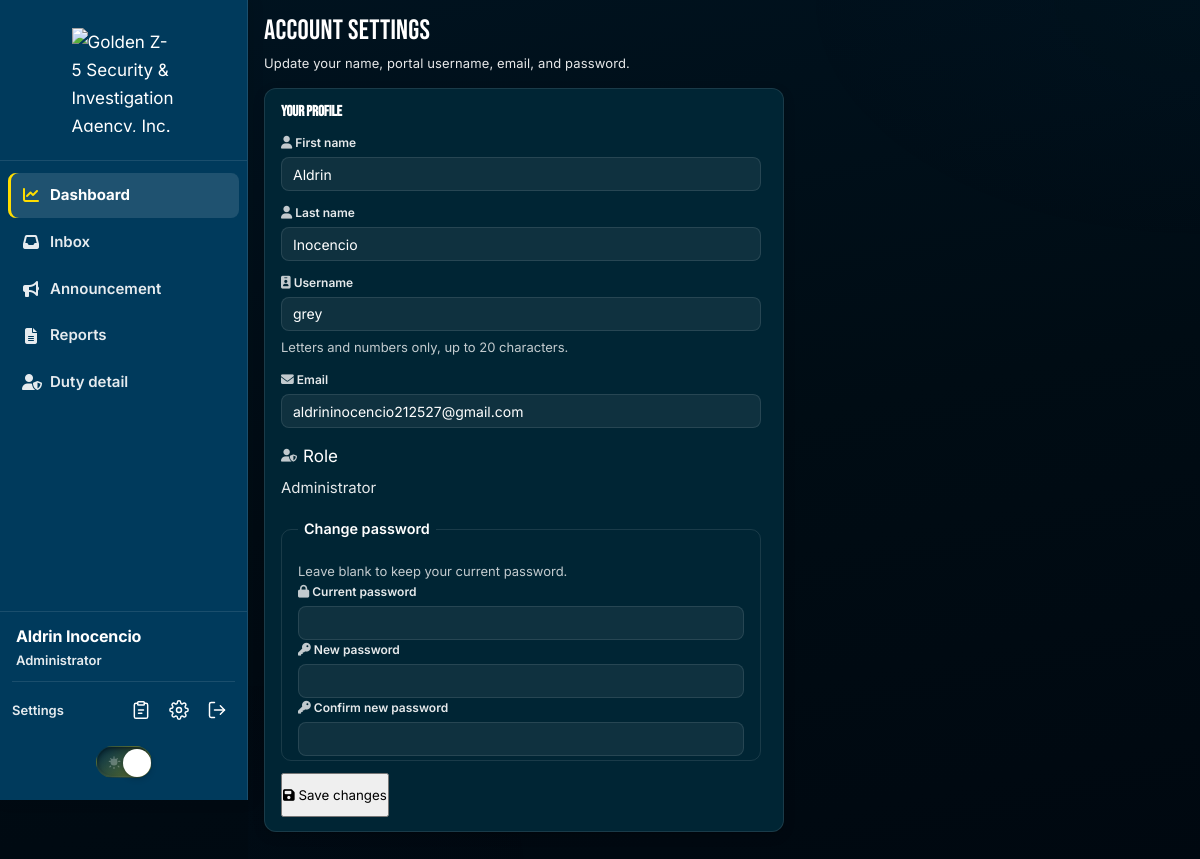
The app's page /admin/settings.php (signed in) with its own data.
### tables this page shows
CREATE TABLE `users` (
  `Company_ID` varchar(13) NOT NULL,
  `Email` varchar(255) NOT NULL,
  `First_Name` varchar(64) DEFAULT NULL,
  `Last_Name` varchar(64) DEFAULT NULL,
  `password_hash` varchar(255) NOT NULL,
  `role_id` tinyint(3) UNSIGNED DEFAULT NULL,
  `role` tinyint(3) UNSIGNED NOT NULL DEFAULT 0 COMMENT '0=headguard,1=admin,2=superadmin',
  `is_active` tinyint(1) NOT NULL DEFAULT 1,
  `failed_login_attempts` tinyint(3) UNSIGNED NOT NULL DEFAULT 0,
  `locked_until` datetime DEFAULT NULL,
  `last_login_at` datetime DEFAULT NULL,
  `password_changed_at` datetime DEFAULT NULL,
  `created_at` timestamp NOT NULL DEFAULT current_timestamp(),
  `updated_at` timestamp NULL DEFAULT current_timestamp() ON UPDATE current_timestamp()
);

### admin/settings.php (called while the page is built, shortened)
<?php
require_once __DIR__ . '/../includes/account_settings_layout.php';
account_settings_run_page(
    __DIR__ . '/../includes/admin_sidebar.php',
    'adminNavActive',
    'settings',
    'light-mode'
);

### includes/db.php (called while the page is built, shortened)
<?php
function db_bind(PDOStatement $stmt, string $types, array $params): void
{
    foreach ($params as $index => $value) {
        $type = $types[$index] ?? 's';
        $paramType = match ($type) {
            'i' => PDO::PARAM_INT,
            'b' => PDO::PARAM_LOB,
            default => PDO::PARAM_STR,
        };
        $stmt->bindValue($index + 1, $value, $paramType);
    }
}
function db_query(PDO $conn, string $sql, string $types = '', array $params = []): PDOStatement|false
{
    try {
        $stmt = $conn->prepare($sql);
        db_bind($stmt, $types, $params);
        $stmt->execute();
        return $stmt;
    } catch (PDOException $e) {
        error_log('db_query failed: ' . $e->getMessage());
        return false;
    }
}
function db_fetch_one(PDO $conn, string $sql, string $types = '', array $params = []): ?array
{
    $stmt = db_query($conn, $sql, $types, $params);
    $row = $stmt->fetch(PDO::FETCH_ASSOC);
    return $row === false ? null : $row;
}
function db_column_exists(PDO $conn, string $table, string $column): bool
{
    return db_fetch_one(
        $conn,
        'SELECT 1 FROM information_schema.COLUMNS
         WHERE TABLE_SCHEMA = DATABASE() AND TABLE_NAME = ? AND COLUMN_NAME = ?
         LIMIT 1',
        'ss',
        [$table, $column]
    ) !== null;
}

### includes/auth.php (called while the page is built, shortened)
<?php
function auth_users_has_profile_names(PDO $conn): bool
{
    static $cached = null;
    if ($cached !== null) {
        return $cached;
    }
    $cached = db_column_exists($conn, 'users', 'First_Name')
        && db_column_exists($conn, 'users', 'Last_Name');
    return $cached;
}
function auth_normalize_role(mixed $role): int
{
    $role = (int) $role;
    if ($role === AUTH_ROLE_GUARD || $role === AUTH_ROLE_ADMIN || $role === AUTH_ROLE_SUPERADMIN) {
        return $role;
    }
    return AUTH_ROLE_ADMIN;
}
function auth_user_role(): int
{
    return auth_normalize_role($_SESSION['role'] ?? AUTH_ROLE_ADMIN);
}
function auth_role_is(int ...$roles): bool
{
    $current = auth_user_role();
    foreach ($roles as $role) {
        if ($current === auth_normalize_role($role)) {
            return true;
        }
    }
    return false;
}

### includes/security.php (called while the page is built, shortened)
<?php
function e(?string $value): string
{
    return htmlspecialchars($value ?? '', ENT_QUOTES | ENT_SUBSTITUTE, 'UTF-8');
}

### includes/admin_profile.php (the view, shortened to what this page needs)
<?php
function admin_profile_load(PDO $conn, string $companyId): ?array
{
    $roleCol = auth_users_role_column($conn);
    $hasProfileNames = auth_users_has_profile_names($conn);
    $nameCols = $hasProfileNames ? ', First_Name, Last_Name' : '';
    $user = db_fetch_one(
        $conn,
        "SELECT Company_ID, Email{$nameCols}, {$roleCol} AS role FROM users WHERE Company_ID = ? AND is_active = 1 LIMIT 1",
        's',
        [$companyId]
    );
    return [
        'company_id' => (string) ($user['Company_ID'] ?? ''),
        'first_name' => (string) ($user['First_Name'] ?? ''),
        'last_name' => (string) ($user['Last_Name'] ?? ''),
        'email' => (string) ($user['Email'] ?? ''),
        'role_name' => auth_role_name(auth_normalize_role($user['role'] ?? AUTH_ROLE_ADMIN)),
    ];
}
function admin_render_profile_form(array $form, ?string $error, ?string $success): void
{
    global $conn;
    $showProfileNames = ($conn instanceof PDO) && auth_users_has_profile_names($conn);
    $lockUsername = auth_role_is(AUTH_ROLE_SUPERADMIN);
    ?>
    <form method="POST" class="form-grid" id="adminProfileForm" autocomplete="off">
        <?php if ($showProfileNames): ?>
        <div class="form-field">
            <label for="profile_first_name" class="label-with-icon">
                <i class="fa-solid fa-user" aria-hidden="true"></i> First name
            </label>
            <input type="text" id="profile_first_name" name="first_name" required maxlength="64"
                   value="<?= e($form['first_name']) ?>"
                   placeholder="First name">
        </div>
        <div class="form-field">
            <label for="profile_last_name" class="label-with-icon">
                <i class="fa-solid fa-user" aria-hidden="true"></i> Last name
            </label>
            <input type="text" id="profile_last_name" name="last_name" required maxlength="64"
                   value="<?= e($form['last_name']) ?>"
                   placeholder="Last name">
        </div>
        <?php endif; ?>
        <div class="form-field">
            <label for="profile_company_id" class="label-with-icon">
                <i class="fa-solid fa-id-badge" aria-hidden="true"></i> Username
            </label>
            <input type="text" id="profile_company_id" name="company_id" required
                   pattern="[A-Za-z0-9]{1,20}" maxlength="20"
                   value="<?= e($form['company_id']) ?>"
                   placeholder="Portal username"
                   <?= $lockUsername ? ' readonly title="Your username cannot be changed"' : '' ?>>
            <?php if (!$lockUsername): ?>
            <p class="form-hint">Letters and numbers only, up to 20 characters.</p>
            <?php endif; ?>
        </div>
        <div class="form-field">
            <label for="profile_email" class="label-with-icon">
                <i class="fa-solid fa-envelope" aria-hidden="true"></i> Email
            </label>
            <input type="email" id="profile_email" name="email" required value="<?= e($form['email']) ?>">
        </div>
        <div class="form-field form-field--readonly">
            <span class="label-with-icon">
                <i class="fa-solid fa-user-shield" aria-hidden="true"></i> Role
            </span>
            <p class="profile-readonly-value"><?= e($form['role_name']) ?></p>
        </div>
        <fieldset class="profile-password-fieldset">
            <legend class="profile-password-legend">Change password</legend>
            <p class="form-hint">Leave blank to keep your current password.</p>
            <div class="form-field">
                <label for="profile_current_password" class="label-with-icon">
                    <i class="fa-solid fa-lock" aria-hidden="true"></i> Current password
                </label>
                <input type="password" id="profile_current_password" name="current_password"
                       autocomplete="current-password">
            </div>
            <div class="form-field">
                <label for="profile_new_password" class="label-with-icon">
                    <i class="fa-solid fa-key" aria-hidden="true"></i> New password
                </label>
                <input type="password" id="profile_new_password" name="new_password"
                       autocomplete="new-password">
            </div>
            <div class="form-field">
                <label for="profile_confirm_password" class="label-with-icon">
                    <i class="fa-solid fa-key" aria-hidden="true"></i> Confirm new password
                </label>
                <input type="password" id="profile_confirm_password" name="confirm_password"
                       autocomplete="new-password">
            </div>
        </fieldset>
        <div class="form-actions">
            <button type="submit" class="btn-primary">
                <i class="fa-solid fa-floppy-disk" aria-hidden="true"></i>
                Save changes
            </button>
        </div>
    </form>
    <?php
}
    ?>

### records on screen
users: first_name "Aldrin", last_name "Inocencio", company_id "grey", email "aldrininocencio212527@gmail.com"

### other values on screen
$adminProfile['name'] "Aldrin Inocencio"
$adminProfile['role'] "Administrator"
$form['role_name'] "Administrator"
